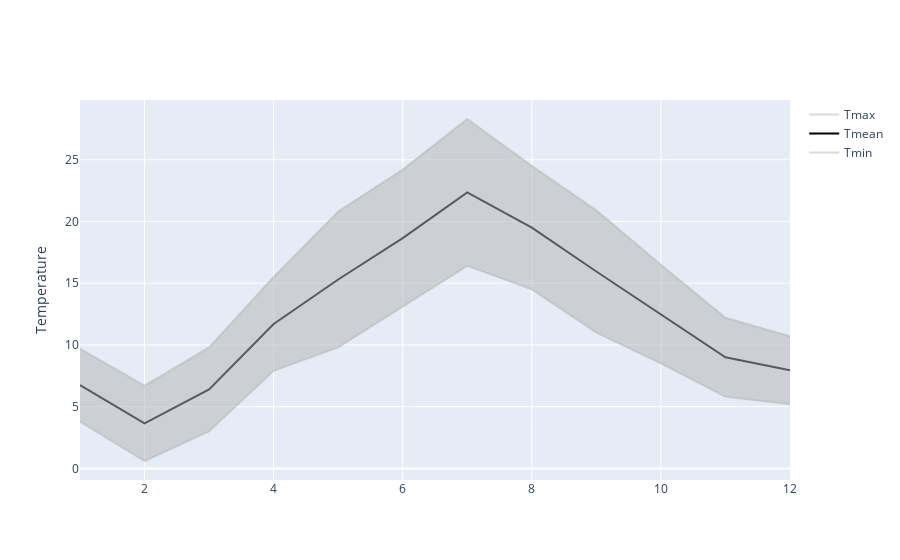

Here is the notebook cell this chart was saved with:
### Code cell
# Import the plotly library
import plotly.graph_objs as go

# Draw a line chart of Tmin, Tmean, and Tmax over Month with shading between Tmin and Tmax using plotly

greycolor = fillcolor = 'rgba(180,180,180,0.5)'

trace1 = go.Scatter(x=data['Month'], y=data['Tmin'],mode='lines', name='Tmin', line=dict(color=greycolor))
trace2 = go.Scatter(x=data['Month'], y=data['Tmean'],mode='lines', name='Tmean', line=dict(color='black'))
trace3 = go.Scatter(x=data['Month'], y=data['Tmax'],mode='lines', name='Tmax', line=dict(color=greycolor))
trace4 = go.Scatter(x=data['Month'], y=data['Tmin'],mode='none', fill='tonexty', fillcolor=greycolor, showlegend=False)

data_plotly = [trace1, trace2, trace3,trace4]
layout = go.Layout(yaxis=dict(title='Temperature'))
fig = go.Figure(data=data_plotly, layout=layout)
fig.show()

### Figure 1 — Plotly figure (JSON) as saved in the notebook; plotly's stock layout.template omitted (floating-point values rounded to 4 significant figures)
{"data": [{"line": {"color": "rgba(180,180,180,0.5)"}, "mode": "lines", "name": "Tmin", "type": "scatter", "x": [1, 2, 3, 4, 5, 6, 7, 8, 9, 10, 11, 12], "y": [3.8, 0.6, 3, 7.9, 9.8, 13.1, 16.4, 14.5, 11, 8.5, 5.8, 5.2]}, {"line": {"color": "black"}, "mode": "lines", "name": "Tmean", "type": "scatter", "x": [1, 2, 3, 4, 5, 6, 7, 8, 9, 10, 11, 12], "y": [6.75, 3.65, 6.4, 11.7, 15.3, 18.65, 22.35, 19.5, 15.95, 12.5, 9, 7.95]}, {"line": {"color": "rgba(180,180,180,0.5)"}, "mode": "lines", "name": "Tmax", "type": "scatter", "x": [1, 2, 3, 4, 5, 6, 7, 8, 9, 10, 11, 12], "y": [9.7, 6.7, 9.8, 15.5, 20.8, 24.2, 28.3, 24.5, 20.9, 16.5, 12.2, 10.7]}, {"fill": "tonexty", "fillcolor": "rgba(180,180,180,0.5)", "mode": "none", "showlegend": false, "type": "scatter", "x": [1, 2, 3, 4, 5, 6, 7, 8, 9, 10, 11, 12], "y": [3.8, 0.6, 3, 7.9, 9.8, 13.1, 16.4, 14.5, 11, 8.5, 5.8, 5.2]}], "layout": {"yaxis": {"title": {"text": "Temperature"}}}}
